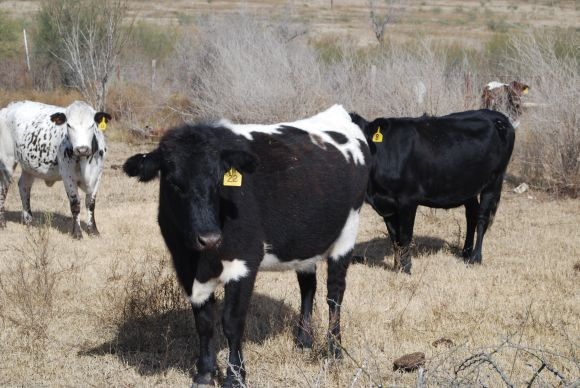
//> input picture Assignment1/q5/Cows.jpg, 580 x 388 px
$ ./captureimg   (built with g++ and OpenCV 4)
//> lines starting //> are read from the running program, lines starting //| are printed output that depends on the picture; after the words box and inside, x2 and y2 are one past the last pixel; in counts of white or black regions, pixels touching at a corner belong together
#include <stdio.h>
#include <stdlib.h>
#include <errno.h>
#include <sys/types.h>
#include <iostream>

#include "opencv2/core/core.hpp"
#include "opencv2/highgui/highgui.hpp"

#include "opencv2/calib3d/calib3d.hpp"
#include "opencv2/imgproc/imgproc.hpp"
//#include "opencv2/contrib/contrib.hpp"

using namespace cv;
using namespace std;

// Default resolution is 180p
#define VRES_ROWS (180)
#define HRES_COLS (240)

#define ESC_KEY (27)

// Buffer for highest resolution visualization possible
unsigned char imagebuffer[1440*2560*3]; // 1440 rows, 2560 cols/row, 3 channel

int main(int argc, char **argv)
{
    int hres = HRES_COLS;
    int vres = VRES_ROWS;
    Size size(180,240);
    Mat basicimage(vres, hres, CV_8UC3, imagebuffer);
    Mat editImage(vres, hres, CV_8UC3, imagebuffer);
    Mat src1(vres, hres, CV_8UC3, imagebuffer);

    Scalar value;
    int frameCnt=0;
    int up,down,side_left,side_right;

    printf("hres=%d, vres=%d\n", hres, vres);

    // interactive computer vision loop
    namedWindow("Profile Visualization", CV_WINDOW_AUTOSIZE);

    // read in default image
    if(vres == 180)
	basicimage = imread("Cows.jpg", CV_LOAD_IMAGE_COLOR);
//> basicimage is the input picture: 388 rows x 580 cols, CV_8UC3; mean B, G, R 115.9, 126, 133.8
    else if(vres == 360)
        basicimage = imread("Cows.jpg", CV_LOAD_IMAGE_COLOR);
    else if(vres == 720)
        basicimage = imread("Cows.jpg", CV_LOAD_IMAGE_COLOR);
    else if(vres == 1080)
        basicimage = imread("Cows.jpg", CV_LOAD_IMAGE_COLOR);
    else if(vres == 1440)
        basicimage = imread("Cows.jpg", CV_LOAD_IMAGE_COLOR);

    if(!basicimage.data)  // Check for invalid input
    {
        printf("Could not open or find the refernece starting image\n");
        exit(-1);
    }
	//Resolution Adjustment
	cv::resize(basicimage,basicimage,size,0,0,INTER_LINEAR);
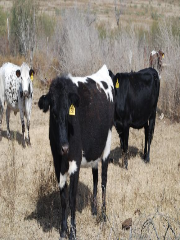
//> basicimage: 240 rows x 180 cols, CV_8UC3; mean B, G, R 115.7, 125.8, 133.7
	//Add Borders
	up= 4;
	down=4;
	side_left=4;
	side_right=4;
	editImage=basicimage;
	src1=editImage;
	value = Scalar(0,0,255);
	copyMakeBorder( basicimage, editImage, up, down, side_left, side_right, BORDER_CONSTANT, value );
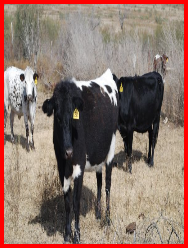
//> editImage: 248 rows x 188 cols, CV_8UC3; mean B, G, R 107.2, 116.6, 142.6
	//Assinging intensity of BGR to 3 variables
	/*Vec3b changeInt=editImage.at<Vec3b>(92,162);
	uchar blue = changeInt.val[0];
	uchar green = changeInt.val[1];
	uchar red = changeInt.val[2];
	*/
		//Adding a cross-hairs down, by changing the pixel intensity in the image.
		//The order is BGR i.e. 0- blue, 1 is red, 2 is green
		editImage.at<Vec3b>(122,91)[0]=0;
//> editImage: 248 rows x 188 cols, CV_8UC3; 1 pixels changed, all inside (x1, y1, x2, y2) = (91, 122, 92, 123)
		editImage.at<Vec3b>(122,91)[1]=255;
//> editImage: 248 rows x 188 cols, CV_8UC3; mean B, G, R 107.2, 116.6, 142.6
		editImage.at<Vec3b>(122,91)[2]=255;
//> editImage: 248 rows x 188 cols, CV_8UC3; mean B, G, R 107.2, 116.6, 142.6

		editImage.at<Vec3b>(122,93)[0]=0;
//> editImage: 248 rows x 188 cols, CV_8UC3; mean B, G, R 107.2, 116.6, 142.6
		editImage.at<Vec3b>(122,93)[1]=255;
//> editImage: 248 rows x 188 cols, CV_8UC3; mean B, G, R 107.2, 116.6, 142.6
		editImage.at<Vec3b>(122,93)[2]=255;
//> editImage: 248 rows x 188 cols, CV_8UC3; mean B, G, R 107.2, 116.6, 142.6

		editImage.at<Vec3b>(121,92)[0]=0;
//> editImage: 248 rows x 188 cols, CV_8UC3; mean B, G, R 107.2, 116.6, 142.6
		editImage.at<Vec3b>(121,92)[1]=255;
//> editImage: 248 rows x 188 cols, CV_8UC3; mean B, G, R 107.2, 116.6, 142.6
		editImage.at<Vec3b>(121,92)[2]=255;
//> editImage: 248 rows x 188 cols, CV_8UC3; mean B, G, R 107.2, 116.6, 142.6

		editImage.at<Vec3b>(123,92)[0]=0;
//> editImage: 248 rows x 188 cols, CV_8UC3; mean B, G, R 107.2, 116.6, 142.6
		editImage.at<Vec3b>(123,92)[1]=255;
//> editImage: 248 rows x 188 cols, CV_8UC3; mean B, G, R 107.2, 116.6, 142.6
		editImage.at<Vec3b>(123,92)[2]=255;
//> editImage: 248 rows x 188 cols, CV_8UC3; mean B, G, R 107.2, 116.6, 142.6


	cout << "Width : " << basicimage.cols << endl;
//| Width : 180
	cout << "Height: " << basicimage.rows << endl;
//| Height: 240
	// Create an IplImage mapping onto the basicimage Mat object
    //
    IplImage basicimageImg = basicimage;


    // Interactive LOOP
    //
    while(1)
    {
        frameCnt++;

        // Write a zero value into the image buffer
        //
        basicimageImg.imageData[frameCnt] = (unsigned char)0;
//> basicimageImg: 240 rows x 180 cols, CV_8UC3; 1 pixels changed, all inside (x1, y1, x2, y2) = (0, 0, 1, 1)
	//Show the original and the annotated image
	imshow("Original", basicimage);
        imshow("Edit", editImage);
	// imshow("Edit1", src1);

        // set pace on shared memory sampling in msecs
        char c = cvWaitKey(10);
//> the Esc key is pressed

        if(c == ESC_KEY)
        {
//> (the run ends here: the program exits with an error code, at `exit(1);`)

$ run again, with Assignment1/q5/Cow.jpg copied over Assignment1/q5/Cows.jpg
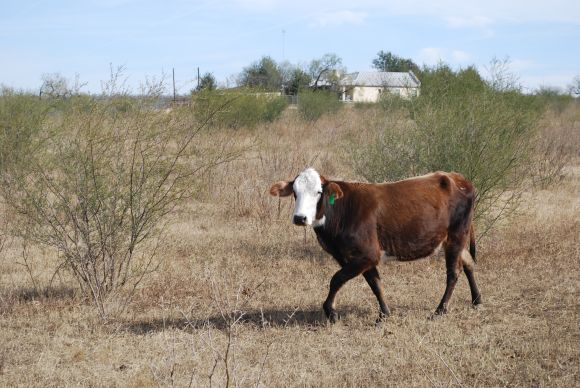
//> input picture Assignment1/q5/Cow.jpg, 580 x 388 px
//> basicimage is the input picture: 388 rows x 580 cols, CV_8UC3; mean B, G, R 133.8, 146.2, 153.8
//> `cv::resize(basicimage,basicimage,size,0,0,INTER_LINEAR);`:
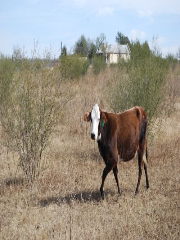
//> basicimage: 240 rows x 180 cols, CV_8UC3; mean B, G, R 133.7, 146.1, 153.7
//> `copyMakeBorder( basicimage, editImage, up, down, side_left, side_right..`:
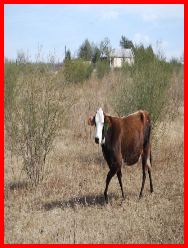
//> editImage: 248 rows x 188 cols, CV_8UC3; mean B, G, R 123.8, 135.4, 161.1
//| Width : 180
//| Height: 240
//> basicimageImg: 240 rows x 180 cols, CV_8UC3; 1 pixels changed, all inside (x1, y1, x2, y2) = (0, 0, 1, 1)
